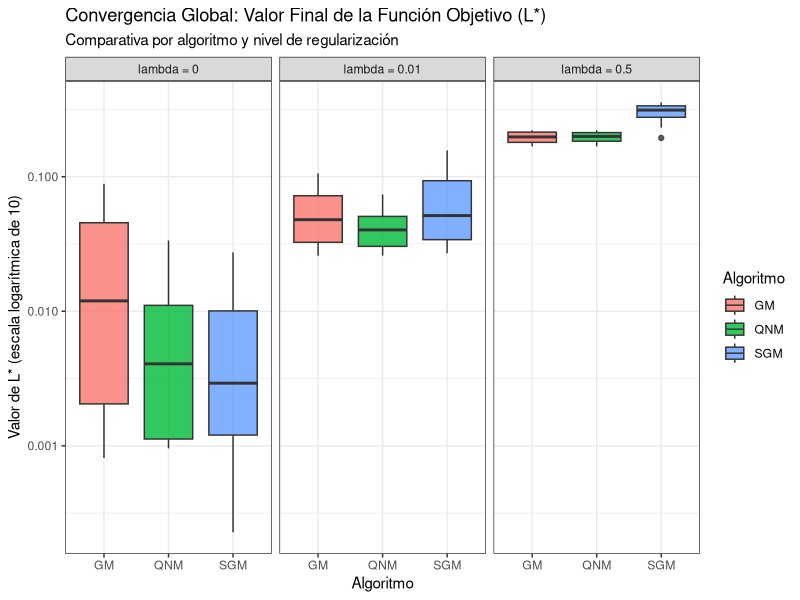
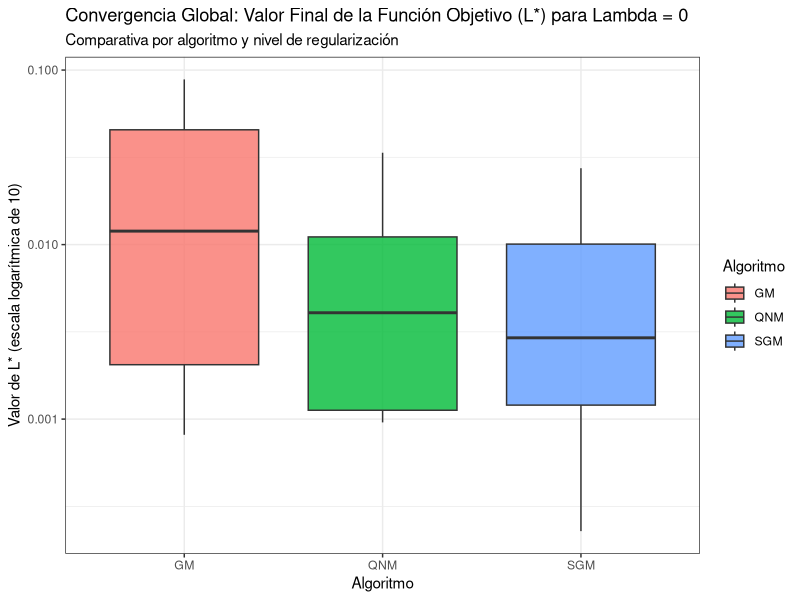
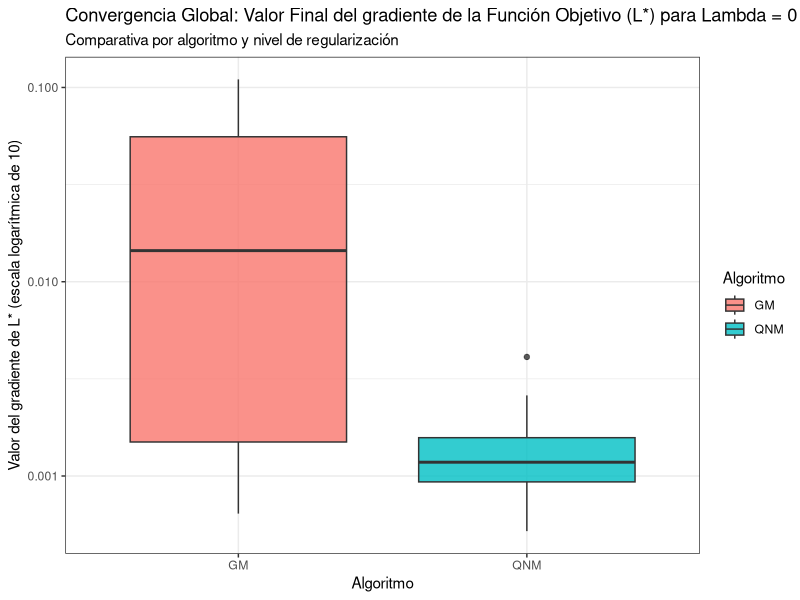
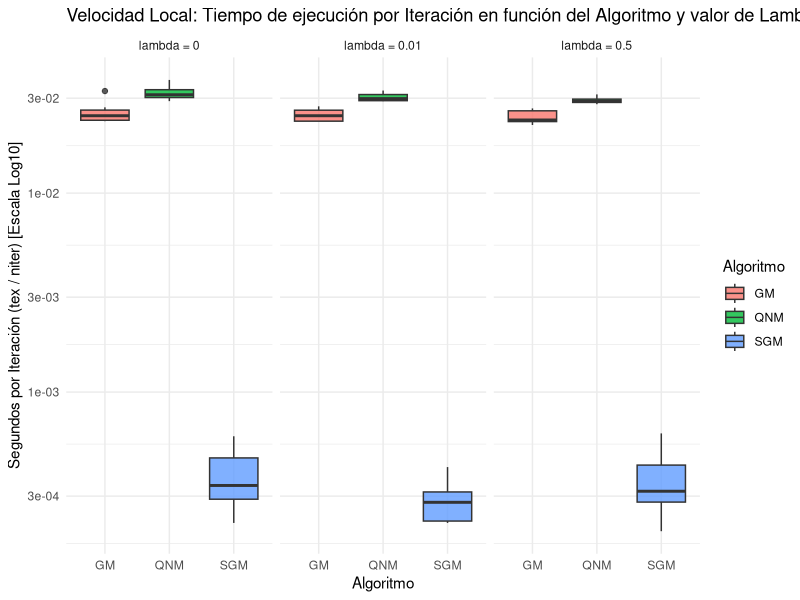
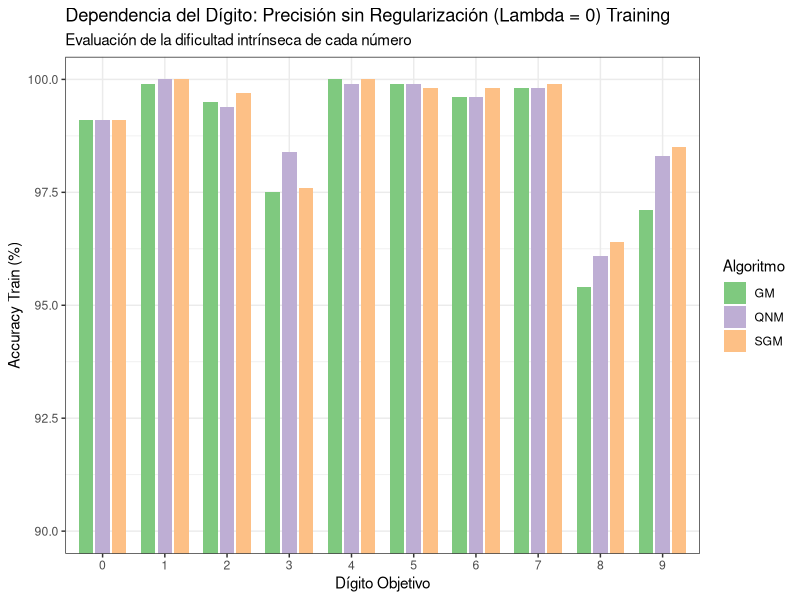
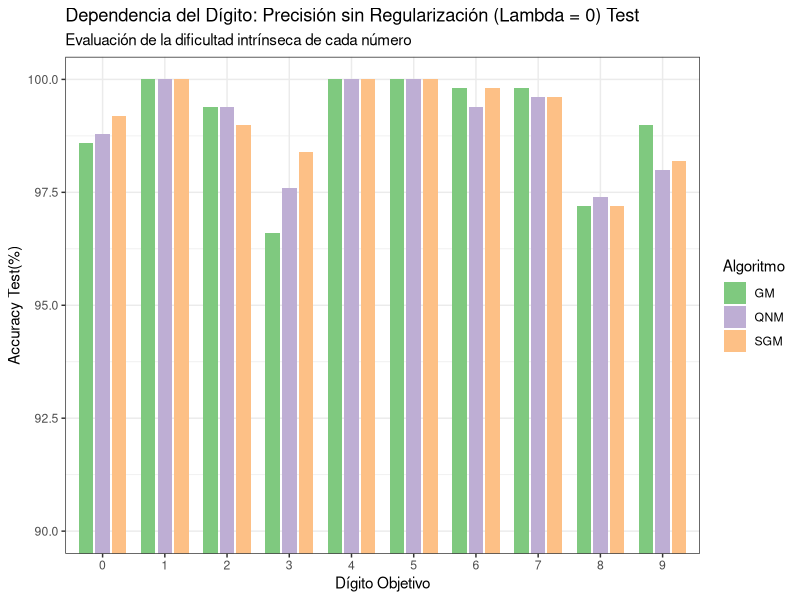
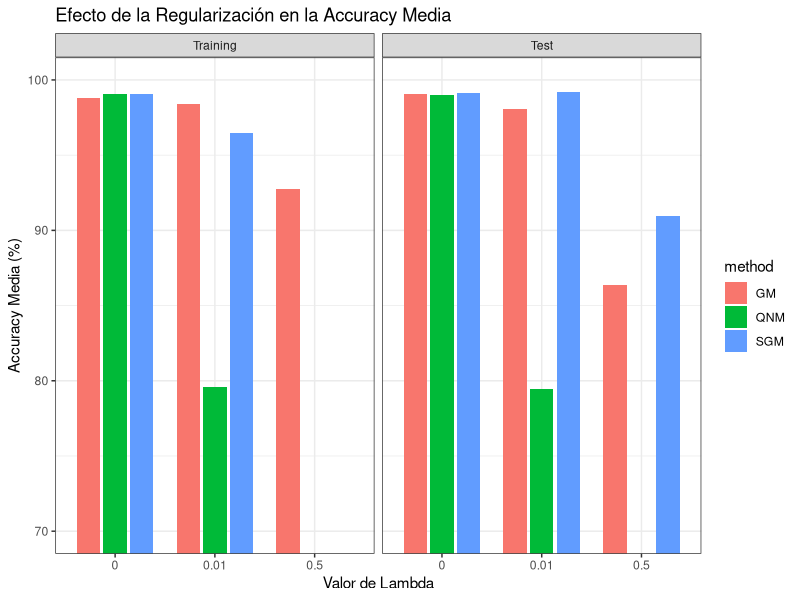
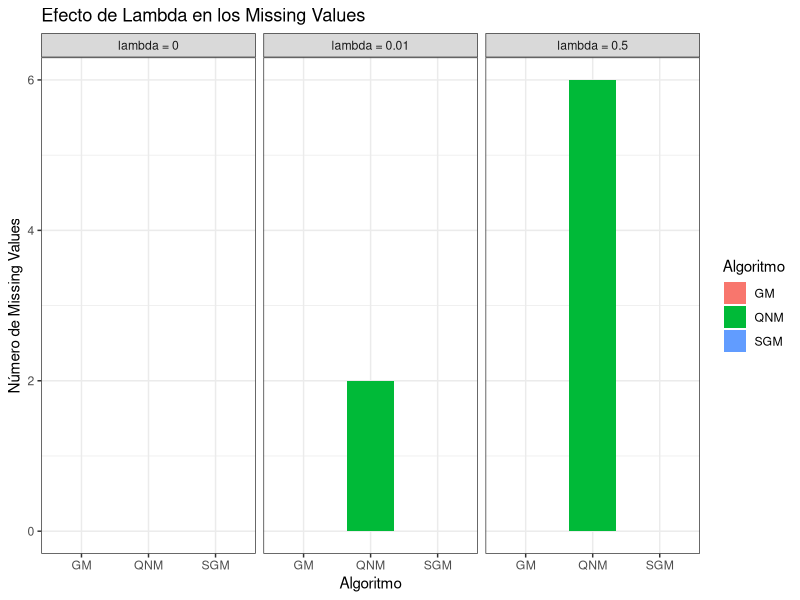

Write the R code that produced these figures, in order.
library(dplyr)
library(ggplot2)
library(tidyr)

# Cargar los datos
df <- read.csv("uo_nn_batch.csv", sep=";", header = TRUE, strip.white=TRUE)

# Renombrar columnas para evitar problemas con los espacios del CSV original
datos_slnn <- df %>% 
  mutate(num_target = n,lambda =la, iter_epoc=iter.epoc,L_star = L., ngL_star =ngL.) %>%
  select(num_target,lambda,isd,iter_epoc,mbatch,L_star,ngL_star,tex,tr_acc,te_acc) %>% 
  mutate(
    # Asignar nombres a los algoritmos
    method = case_when(
      isd == 1 ~ "GM",
      isd == 3 ~ "QNM",
      isd == 7 ~ "SGM"
    ),
    method = factor(method, levels = c("GM", "QNM", "SGM")),
    num_target = as.factor(num_target),
    lambda = as.factor(lambda),
    niter = case_when(
      isd < 7 ~ iter_epoc,
      isd >=7 ~ mbatch / iter_epoc,
    ),
    tex_niter = tex / niter,
    niter = as.integer(niter)) %>% 
  select(num_target,lambda,method,niter,tex_niter,L_star,ngL_star,tex,tr_acc,te_acc)

#mirar que hizo unai y arreglar gráficas
#mejorar graficas de unai y cambiar cosas por mi dataset, add grafico de NAN's para QNM + graficos en funcion de digito

# ---------------------------------------------------------
# GRÁFICO 1: Convergencia Global (L*) [Para apartado 1.a y 2.a]
# ---------------------------------------------------------
# Usamos escala logarítmica (log10) porque los valores de L* ahora serán muy pequeños.
# Separamos los 3 valores de Lambda en paneles (facet_wrap).

ggplot(datos_slnn, aes(x = method, y = L_star, fill = method)) +
  geom_boxplot(alpha = 0.8) +
  facet_wrap(~ lambda, labeller = as_labeller(function(x) paste("lambda =", x))) +
  scale_y_log10() + # Escala logarítmica vital para ver diferencias en L*
  theme_bw() +
  labs(title = "Convergencia Global: Valor Final de la Función Objetivo (L*)",
       subtitle = "Comparativa por algoritmo y nivel de regularización",
       x = "Algoritmo",
       y = "Valor de L* (escala logarítmica de 10)",
       fill = "Algoritmo")

ggplot(datos_slnn %>% filter(lambda == 0), aes(x = method, y = L_star, fill = method)) +
  geom_boxplot(alpha = 0.8) +
  scale_y_log10() + # Escala logarítmica vital para ver diferencias en L*
  theme_bw() +
  labs(title = "Convergencia Global: Valor Final de la Función Objetivo (L*) para Lambda = 0",
       subtitle = "Comparativa por algoritmo y nivel de regularización",
       x = "Algoritmo",
       y = "Valor de L* (escala logarítmica de 10)",
       fill = "Algoritmo")

#Norma de GL
ggplot(datos_slnn %>% filter(lambda == 0, method != "SGM"), aes(x = method, y = ngL_star, fill = method)) +
  geom_boxplot(alpha = 0.8) +
  scale_y_log10() + # Escala logarítmica vital para ver diferencias en L*
  theme_bw() +
  labs(title = "Convergencia Global: Valor Final del gradiente de la Función Objetivo (L*) para Lambda = 0",
       subtitle = "Comparativa por algoritmo y nivel de regularización",
       x = "Algoritmo",
       y = "Valor del gradiente de L* (escala logarítmica de 10)",
       fill = "Algoritmo")


# ---------------------------------------------------------
# GRÁFICO 2: Eficiencia Local (Tiempo por Iteración) [Para apartado 1.b]
# ---------------------------------------------------------
# También en escala logarítmica para poder ver la cajita del SGM.

ggplot(datos_slnn, aes(x = method, y = tex_niter, fill = method)) +
  geom_boxplot(alpha = 0.8) +
  scale_y_log10() +
  facet_wrap(~ lambda, labeller = as_labeller(function(x) paste("lambda =", x))) +
  theme_minimal() +
  labs(title = "Velocidad Local: Tiempo de ejecución por Iteración en función del Algoritmo y valor de Lambda",
       x = "Algoritmo",
       y = "Segundos por Iteración (tex / niter) [Escala Log10]",
       fill = "Algoritmo")

#tamb se podría hacer uno para valroes de lambda concretos y uno general sin tener en cuenta lambda

# ---------------------------------------------------------
# GRÁFICO 3: Precisión por Dígito (Lambda = 0) [Para apartado 1.c]
# ---------------------------------------------------------
datos_train_test <- datos_slnn %>%
  pivot_longer(cols = c(tr_acc, te_acc), names_to = "acc_type", values_to = "accuracy") %>%
  mutate(acc_type = factor(acc_type, levels = c("tr_acc", "te_acc"), labels = c("Training", "Test")))

# Comparamos Training vs Test para cada número para ver si la red sufre con el 8 o el 9.
ggplot(datos_train_test %>% filter(lambda == 0,acc_type == "Training"), aes(x = num_target, y = accuracy, fill = method)) +
   geom_bar(stat = "identity", position = position_dodge(width = 0.8), width = 0.7) +
   #facet_wrap(~ acc_type) +
   theme_bw() +
   coord_cartesian(ylim = c(90, 100)) + # Hacemos "zoom" para no ver las barras desde 0
   labs(title = "Dependencia del Dígito: Precisión sin Regularización (Lambda = 0) Training",
        subtitle = "Evaluación de la dificultad intrínseca de cada número",
        x = "Dígito Objetivo",
        y = "Accuracy Train (%)",
        fill= "Algoritmo") +
  scale_fill_brewer(palette = "Accent")

ggplot(datos_train_test %>% filter(lambda == 0,acc_type == "Test"), aes(x = num_target, y = accuracy, fill = method)) +
  geom_bar(stat = "identity", position = position_dodge(width = 0.8), width = 0.7) +
  #facet_wrap(~ acc_type) +
  theme_bw() +
  coord_cartesian(ylim = c(90, 100)) + # Hacemos "zoom" para no ver las barras desde 0
  labs(title = "Dependencia del Dígito: Precisión sin Regularización (Lambda = 0) Test",
       subtitle = "Evaluación de la dificultad intrínseca de cada número",
       x = "Dígito Objetivo",
       y = "Accuracy Test(%)",
       fill= "Algoritmo") +
  scale_fill_brewer(palette = "Accent")


# ---------------------------------------------------------
# GRÁFICO 4: Efecto de Lambda en la Precisión [Para apartado 2.b]
# ---------------------------------------------------------
# Calculamos la media de todos los dígitos para ver el efecto general del sobreajuste
datos_medias <- datos_train_test %>%
  group_by(method, lambda, acc_type) %>%
  summarise(mean_accuracy = mean(accuracy, na.rm = TRUE), .groups = 'drop')

ggplot(datos_medias, aes(x = lambda, y = mean_accuracy, fill = method)) +
    geom_bar(stat = "identity", position = position_dodge(width = 0.8), width = 0.7) +
    facet_wrap(~ acc_type) +
    theme_bw() +
    coord_cartesian(ylim = c(70, 100)) +
    labs(title = "Efecto de la Regularización en la Accuracy Media",
         x = "Valor de Lambda",
         y = "Accuracy Media (%)")

# ---------------------------------------------------------
# GRÁFICO 5: Mas Efectos de Lambda: NA's 
# ---------------------------------------------------------

datos_na <- datos_slnn %>% mutate(
 has_na =case_when(
   rowSums(is.na(datos_slnn)) > 0 ~ 1,
   rowSums(is.na(datos_slnn)) <= 0 ~ 0
  )
) %>%
  select(lambda,method,has_na) %>% 
  group_by(method,lambda) %>% 
  summarise(n_missing = sum(has_na))


#Muestra cuantos missing values tienen los metodos en funcion de lambda
ggplot(datos_na, aes(x = method, y = n_missing, fill = method)) +
  geom_bar(stat = "identity", position = position_dodge(width = 0.8), width = 0.7) +
  facet_wrap(~ lambda, labeller = as_labeller(function(x) paste("lambda =", x))) +
  theme_bw() +
  labs(title = "Efecto de Lambda en los Missing Values",
       x = "Algoritmo",
       y = "Número de Missing Values",
       fill = "Algoritmo")


datos_na_numbers <- datos_slnn %>% mutate(
  has_na =case_when(
    rowSums(is.na(datos_slnn)) > 0 ~ 1,
    rowSums(is.na(datos_slnn)) <= 0 ~ 0
  )
) %>% 
  filter(method == "QNM",lambda != 0) %>%
  select(lambda,num_target,has_na) %>% 
  group_by(num_target,lambda) %>% 
  summarise(n_missing = sum(has_na))
  
  
#Muestra cuantos missing values tienen los numeros en funcion de lambda
ggplot(datos_na_numbers, aes(x = num_target, y = n_missing, fill = num_target)) +
  geom_bar(stat = "identity", position = position_dodge(width = 0.8), width = 0.7) +
  facet_wrap(~ lambda, labeller = as_labeller(function(x) paste("lambda =", x))) +
  theme_bw() +
  labs(title = "Efecto de Lambda en los Missing Values",
       x = "Algoritmo",
       y = "Número de Missing Values",
       fill = "Números")
